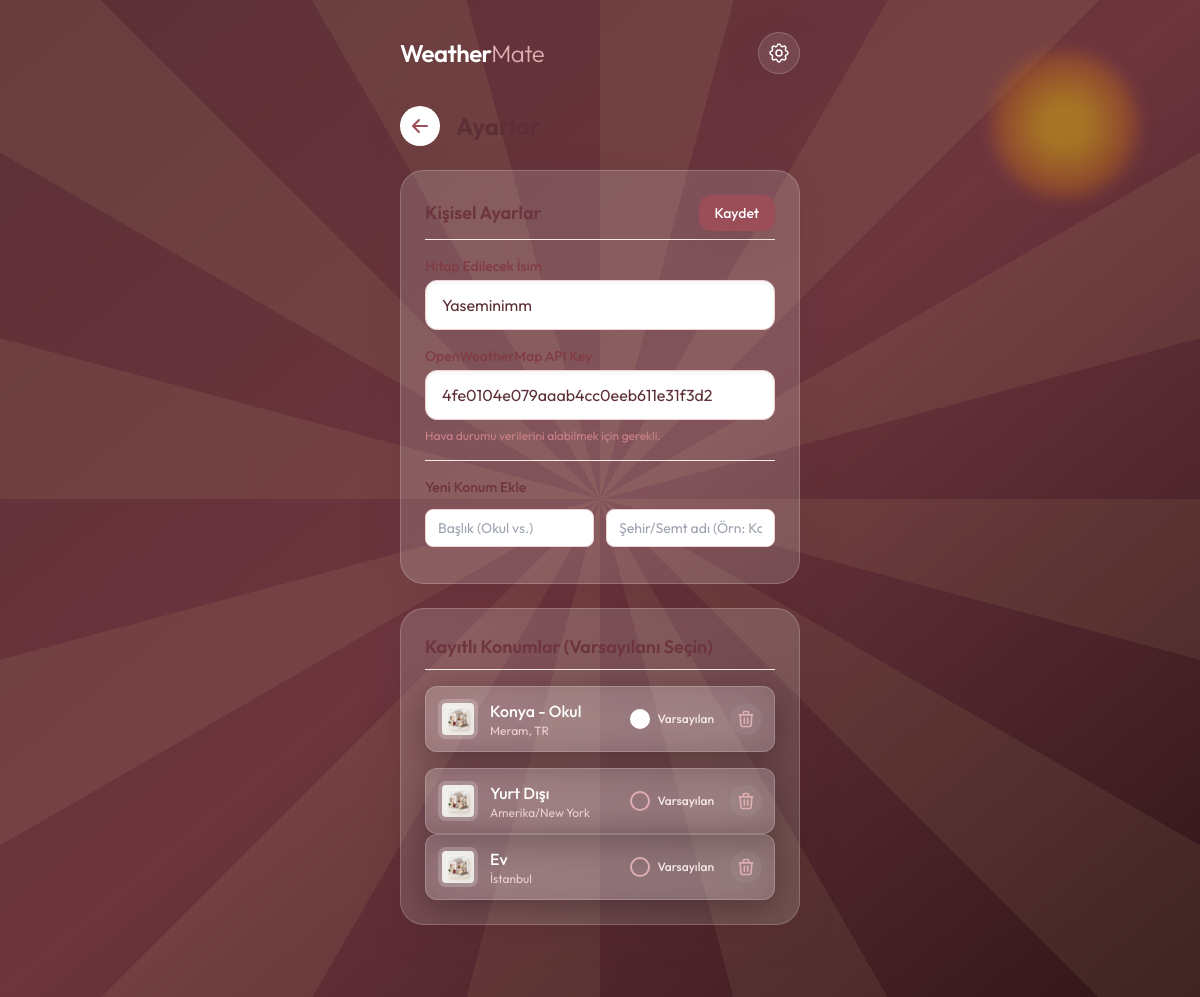
The page /settings on the database its author committed.
### tables this page shows
CREATE TABLE user_settings (
            id INTEGER PRIMARY KEY AUTOINCREMENT,
            user_name TEXT NOT NULL,
            api_key TEXT,
            default_location_id INTEGER
        );

CREATE TABLE locations (
            id INTEGER PRIMARY KEY AUTOINCREMENT,
            alias TEXT NOT NULL,
            city_name TEXT NOT NULL,
            is_default BOOLEAN NOT NULL CHECK (is_default IN (0, 1))
        , image_type TEXT DEFAULT 'location_home');

### app.py (the view, shortened to what this page needs)
@app.route('/settings', methods=['GET', 'POST'])
def settings_page():
    conn = get_db_connection()
    settings = conn.execute('SELECT * FROM user_settings LIMIT 1').fetchone()
    locations = conn.execute('SELECT * FROM locations').fetchall()
    conn.close()
    return render_template('settings.html', settings=settings, locations=locations)

### database.py (called while the page is built)
def get_db_connection():
    conn = sqlite3.connect(DB_PATH)
    conn.row_factory = sqlite3.Row
    return conn

### templates/settings.html (shortened to what this page needs)
{% extends 'base.html' %}
{% block content %}
<div class="space-y-6 pb-12">
    <div class="flex items-center space-x-4 mb-6">
        <a href="{{ url_for('index') }}" class="w-10 h-10 flex items-center justify-center rounded-full bg-white text-wine-600 shadow-soft hover:bg-wine-50 transition-colors">
            <svg xmlns="http://www.w3.org/2000/svg" class="h-5 w-5" viewBox="0 0 20 20" fill="currentColor">
                <path fill-rule="evenodd" d="M9.707 16.707a1 1 0 01-1.414 0l-6-6a1 1 0 010-1.414l6-6a1 1 0 011.414 1.414L5.414 9H17a1 1 0 110 2H5.414l4.293 4.293a1 1 0 010 1.414z" clip-rule="evenodd" />
            </svg>
        </a>
        <h2 class="text-2xl font-bold text-wine-900">Ayarlar</h2>
    </div>
        <div class="glass-card rounded-3xl p-6 shadow-soft">
            <div class="flex justify-between items-center mb-4 pb-2 border-b border-wine-100">
                <h3 class="text-lg font-semibold text-wine-800">Kişisel Ayarlar</h3>
                <button type="submit" form="settings-form" class="bg-wine-600 hover:bg-wine-700 text-white font-medium py-2 px-4 rounded-xl shadow-soft hover:shadow-glow transition-all text-sm">
                    Kaydet
                </button>
            </div>
            <form id="settings-form" action="{{ url_for('settings_page') }}" method="POST" class="space-y-4">
                <div>
                    <label class="block text-sm font-medium text-wine-700 mb-1">Hitap Edilecek İsim</label>
                    <input type="text" name="user_name" value="{{ settings.user_name if settings else '' }}" placeholder="Örn: Bitanem" required
                        class="w-full bg-white border border-wine-200 rounded-xl px-4 py-3 text-wine-900 outline-none focus:ring-2 focus:ring-wine-400 focus:border-transparent transition-all shadow-inner">
                </div>
                <div>
                    <label class="block text-sm font-medium text-wine-700 mb-1">OpenWeatherMap API Key</label>
                    <input type="text" name="api_key" value="{{ settings.api_key if settings else '' }}" placeholder="API Anahtarınızı girin..."
                        class="w-full bg-white border border-wine-200 rounded-xl px-4 py-3 text-wine-900 outline-none focus:ring-2 focus:ring-wine-400 focus:border-transparent transition-all shadow-inner">
                    <p class="text-xs text-wine-400 mt-2">Hava durumu verilerini alabilmek için gerekli.</p>
                </div>
                <div class="mt-4 pt-4 border-t border-wine-100">
                    <h4 class="text-sm font-medium text-wine-800 mb-3">Yeni Konum Ekle</h4>
                    <div class="grid grid-cols-2 gap-3 mb-3">
                        <input type="text" name="new_loc_alias" placeholder="Başlık (Okul vs.)" class="w-full bg-white border border-wine-200 rounded-lg px-3 py-2 text-sm text-wine-900 outline-none focus:ring-2 focus:ring-wine-400 focus:border-transparent">
                        <input type="text" name="new_loc_city" placeholder="Şehir/Semt adı (Örn: Konya, TR)" class="w-full bg-white border border-wine-200 rounded-lg px-3 py-2 text-sm text-wine-900 outline-none focus:ring-2 focus:ring-wine-400 focus:border-transparent">
                    </div>
                </div>
            </form>
        </div>
        <div class="glass-card rounded-3xl p-6 shadow-soft">
            <h3 class="text-lg font-semibold text-wine-800 mb-4 pb-2 border-b border-wine-100">Kayıtlı Konumlar (Varsayılanı Seçin)</h3>
            <form id="default-loc-form" action="{{ url_for('settings_page') }}" method="POST" class="space-y-3 mb-4">
                {% for loc in locations %}
                <div class="flex items-center justify-between glass-card rounded-xl p-3">
                    <div class="flex items-center space-x-3">
                        {% if loc.image_type %}
                        <img src="{{ url_for('static', filename='img/' + loc.image_type + '.png') }}" class="w-10 h-10 rounded-lg bg-white/20 p-1">
                        {% endif %}
                        <div>
                            <p class="font-medium text-white truncate">{{ loc.alias }}</p>
                            <p class="text-xs text-wine-200">{{ loc.city_name }}</p>
                        </div>
                    </div>
                    <div class="flex items-center space-x-4">
                        <label class="flex items-center space-x-2 cursor-pointer group">
                            <div class="w-5 h-5 rounded-full border-2 border-wine-300 peer-checked:border-white peer-checked:bg-white relative flex items-center justify-center transition-colors">
                            </div>
                            <span class="text-xs text-wine-100 font-medium group-hover:text-white transition-colors">Varsayılan</span>
                        </label>
                        <form action="{{ url_for('delete_location', loc_id=loc.id) }}" method="POST" class="inline" onsubmit="return confirm('Bu konumu silmek istediğinize emin misiniz?');">
                            <button type="submit" class="text-wine-300 hover:text-red-400 focus:outline-none transition-colors w-8 h-8 flex items-center justify-center bg-white/5 hover:bg-white/10 rounded-full" title="Konumu Sil">
                                <svg xmlns="http://www.w3.org/2000/svg" class="h-5 w-5" fill="none" viewBox="0 0 24 24" stroke="currentColor">
                                    <path stroke-linecap="round" stroke-linejoin="round" stroke-width="2" d="M19 7l-.867 12.142A2 2 0 0116.138 21H7.862a2 2 0 01-1.995-1.858L5 7m5 4v6m4-6v6m1-10V4a1 1 0 00-1-1h-4a1 1 0 00-1 1v3M4 7h16" />
                                </svg>
                            </button>
                        </form>
                    </div>
                </div>
                {% endfor %}
        </div>
</div>
{% endblock %}

### templates/base.html (shortened to what this page needs)
<!DOCTYPE html>
<html lang="tr">
<head>
    <script src="https://cdn.tailwindcss.com"></script>
    <link rel="stylesheet" href="{{ url_for('static', filename='css/style.css') }}">
</head>
<body class="bg-gradient-to-br from-wine-900 via-wine-800 to-wine-950 min-h-screen text-wine-50 antialiased selection:bg-wine-400 selection:text-white flex flex-col relative overflow-x-hidden">
    <div id="weather-background" class="fixed inset-0 pointer-events-none z-0 overflow-hidden opacity-50"></div>
    <header class="w-full max-w-md mx-auto pt-8 px-6 pb-2 flex justify-between items-center transition-all duration-300 relative z-10">
        <div>
            <h1 class="text-2xl font-semibold text-white tracking-tight">Weather<span class="text-wine-300 font-light">Mate</span></h1>
        </div>
        <a href="{{ url_for('settings_page') }}" class="p-2 rounded-full bg-white/10 backdrop-blur-md shadow-soft text-white hover:bg-white/20 transition-all transform hover:rotate-12 duration-300 border border-white/20">
        </a>
    </header>
    <main class="flex-grow w-full max-w-md mx-auto px-6 py-6 fade-in-up">
        {% block content %}{% endblock %}
    </main>
</body>
</html>

### static/css/style.css (style rules this page uses)
html { scroll-behavior: smooth; }
body { -webkit-tap-highlight-color: transparent; }
.glass-card { background: rgba(255, 255, 255, 0.15); backdrop-filter: blur(24px); -webkit-backdrop-filter: blur(24px); border: 1px solid rgba(255, 255, 255, 0.2); box-shadow: 0 8px 32px 0 rgba(31, 10, 13, 0.37); }
.fade-in-up { animation: fadeInUp 0.6s cubic-bezier(0.16, 1, 0.3, 1) forwards; }

### rows shown on the page
user_settings: user_name "Yaseminimm", api_key "4fe0104e079aaab4cc0eeb611e31f3d2"
locations: image_type (picture), alias "Konya - Okul", city_name "Meram, TR"
locations: image_type (picture), alias "Yurt Dışı", city_name "Amerika/New York"
locations: image_type (picture), alias "Ev", city_name "İstanbul"
